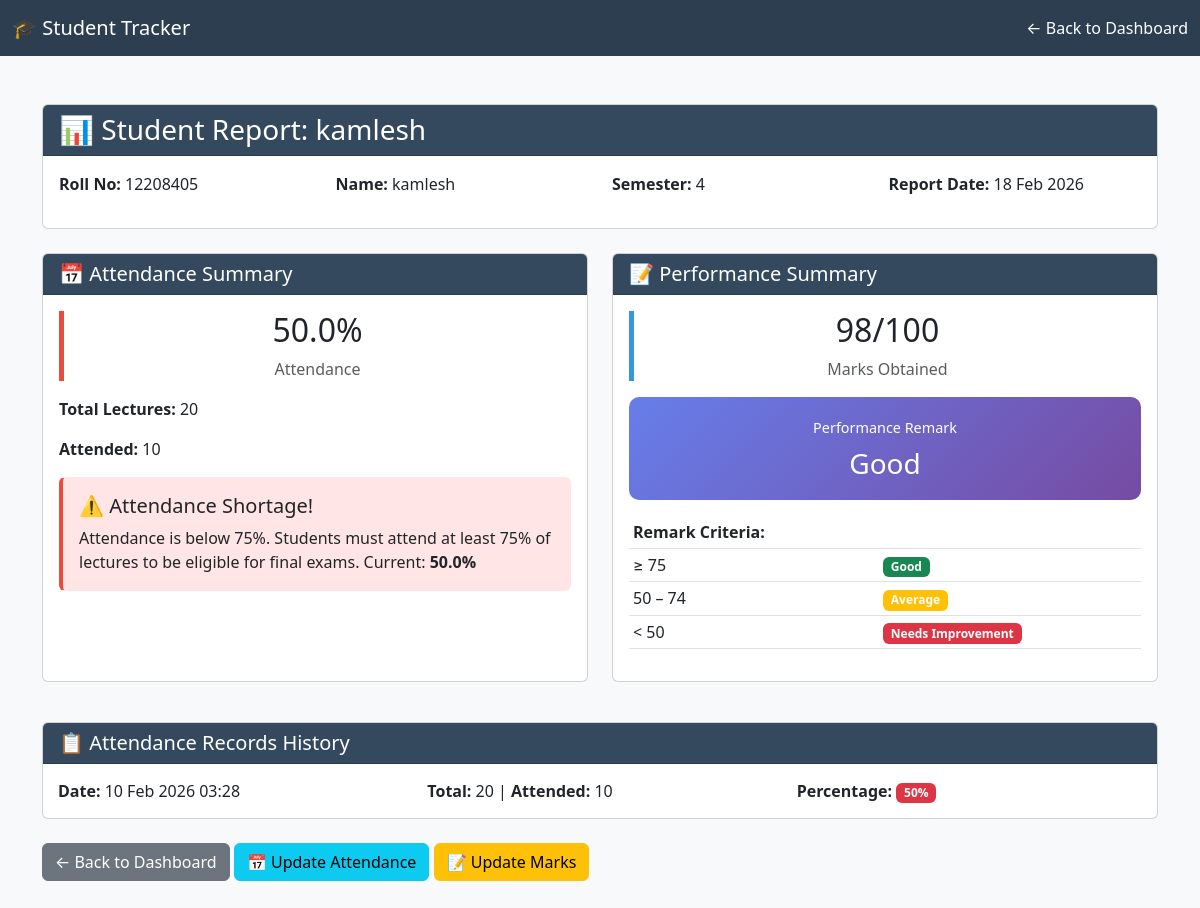
The app's page /report/4/ (signed in) with its own data.
### tracker/models.py (models this page shows, shortened)
class Student(models.Model):
    user = models.OneToOneField(
        User,
        on_delete=models.CASCADE,
        null=True,
        blank=True
    )
    roll_no = models.IntegerField(unique=True)
    name = models.CharField(max_length=100)
    semester = models.IntegerField(
        validators=[MinValueValidator(1), MaxValueValidator(8)]
    )
    def get_total_lectures(self):
        latest = self.attendance_records.first()
        return latest.total_lectures if latest else 0
    def get_attended_lectures(self):
        latest = self.attendance_records.first()
        return latest.attended_lectures if latest else 0
    def get_attendance_percentage(self):
        total = self.get_total_lectures()
        if total == 0:
            return 0
        return round((self.get_attended_lectures() / total) * 100, 2)
    def has_attendance_shortage(self):
        return self.get_attendance_percentage() < 75

class Mark(models.Model):
    student = models.OneToOneField(
        Student,
        on_delete=models.CASCADE,
        related_name="mark"
    )
    marks_obtained = models.IntegerField(validators=[MinValueValidator(0), MaxValueValidator(100)])
    def get_performance_remark(self):
        if self.marks_obtained >= 75:
            return "Good"
        elif self.marks_obtained >= 50:
            return "Average"
        return "Needs Improvement"

class AttendanceRecord(models.Model):
    student = models.ForeignKey(
        Student,
        on_delete=models.CASCADE,
        related_name="attendance_records"
    )
    date = models.DateTimeField(default=timezone.now)
    total_lectures = models.IntegerField(validators=[MinValueValidator(1)])
    attended_lectures = models.IntegerField(validators=[MinValueValidator(0)])
    class Meta:
        ordering = ['-date']

### tracker/views.py (the view)
# urls.py: path('report/<int:pk>/', StudentReportView.as_view(), name='student_report'),
class StudentReportView(LoginRequiredMixin, DetailView):
    model = Student
    template_name = 'tracker/student_report.html'
    context_object_name = 'student'
    def get_context_data(self, **kwargs):
        context = super().get_context_data(**kwargs)
        student = self.get_object()
        attendance_records = AttendanceRecord.objects.filter(student=student)
        total_lectures = 0
        attended_lectures = 0
        for record in attendance_records:
            total_lectures += record.total_lectures
            attended_lectures += record.attended_lectures
        attendance_percentage = (
            (attended_lectures / total_lectures) * 100
            if total_lectures > 0 else 0
        )
        mark = Mark.objects.filter(student=student).first()
        context.update({
            'attendance_records': attendance_records,
            'total_lectures': total_lectures,
            'attended_lectures': attended_lectures,
            'attendance_percentage': round(attendance_percentage, 2),
            'mark': mark,
        })
        return context

### tracker/templates/tracker/student_report.html (shortened to what this page needs)
<!DOCTYPE html>
<html lang="en">
<head>
    <link href="https://cdn.jsdelivr.net/npm/bootstrap@5.3.0/dist/css/bootstrap.min.css" rel="stylesheet">
</head>
<body class="bg-light">
    <nav class="navbar navbar-expand-lg navbar-dark">
        <div class="container-fluid">
            <span class="navbar-brand">🎓 Student Tracker</span>
            <a href="{% url 'student_list' %}" class="nav-link ms-auto">← Back to Dashboard</a>
        </div>
    </nav>
    <div class="container mt-5">
        <div class="card mb-4">
            <div class="card-header">
                <h3 class="mb-0">📊 Student Report: {{ student.name }}</h3>
            </div>
            <div class="card-body">
                <div class="row">
                    <div class="col-md-3">
                        <p><strong>Roll No:</strong> {{ student.roll_no }}</p>
                    </div>
                    <div class="col-md-3">
                        <p><strong>Name:</strong> {{ student.name }}</p>
                    </div>
                    <div class="col-md-3">
                        <p><strong>Semester:</strong> {{ student.semester }}</p>
                    </div>
                    <div class="col-md-3">
                        <p><strong>Report Date:</strong> {% now "d M Y" %}</p>
                    </div>
                </div>
            </div>
        </div>
        <div class="row mb-4">
            <div class="col-md-6 mb-3">
                <div class="card h-100">
                    <div class="card-header">
                        <h5 class="mb-0">📅 Attendance Summary</h5>
                    </div>
                    <div class="card-body">
                        <div class="stat-card {% if attendance_percentage < 75 %}warning{% else %}success{% endif %}">
                            <h2 class="text-center">{{ attendance_percentage }}%</h2>
                            <p class="text-center text-muted">Attendance</p>
                        </div>
                        <div class="mt-3">
                            <p><strong>Total Lectures:</strong> {{ total_lectures }}</p>
                            <p><strong>Attended:</strong> {{ attended_lectures }}</p>
                        </div>
                        {% if student.has_attendance_shortage %}
                            <div class="alert attendance-alert mt-3" role="alert">
                                <h5>⚠️ Attendance Shortage!</h5>
                                <p class="mb-0">
                                    Attendance is below 75%. Students must attend at least 75% of lectures
                                    to be eligible for final exams. Current: <strong>{{ attendance_percentage }}%</strong>
                                </p>
                            </div>
                        {% else %}
                            <div class="alert alert-success mt-3" role="alert">
                                <h5>✓ Good Attendance</h5>
                                <p class="mb-0">Current attendance meets the minimum requirement of 75%.</p>
                            </div>
                        {% endif %}
                    </div>
                </div>
            </div>
            <div class="col-md-6 mb-3">
                <div class="card h-100">
                    <div class="card-header">
                        <h5 class="mb-0">📝 Performance Summary</h5>
                    </div>
                    <div class="card-body">
                        {% if mark %}
                            <div class="stat-card">
                                <h2 class="text-center">{{ mark.marks_obtained }}/100</h2>
                                <p class="text-center text-muted">Marks Obtained</p>
                            </div>
                            <div class="remark-box mt-3">
                                <p class="mb-0" style="font-size: 0.9rem;">Performance Remark</p>
                                <h3 class="mt-2 mb-0">{{ mark.get_performance_remark }}</h3>
                            </div>
                            <div class="mt-3">
                                <table class="table table-sm">
                                    <tbody>
                                        <tr>
                                            <td><strong>Remark Criteria:</strong></td>
                                            <td></td>
                                        </tr>
                                        <tr>
                                            <td>≥ 75</td>
                                            <td><span class="badge bg-success">Good</span></td>
                                        </tr>
                                        <tr>
                                            <td>50 – 74</td>
                                            <td><span class="badge bg-warning">Average</span></td>
                                        </tr>
                                        <tr>
                                            <td>&lt; 50</td>
                                            <td><span class="badge bg-danger">Needs Improvement</span></td>
                                        </tr>
                                    </tbody>
                                </table>
                            </div>
                        {% else %}
                            <div class="alert alert-info" role="alert">
                                <p class="mb-0">No marks have been entered yet. Please enter marks to see the performance remark.</p>
                            </div>
                        {% endif %}
                    </div>
                </div>
            </div>
        </div>
        {% if attendance_records %}
            <div class="card mb-4">
                <div class="card-header">
                    <h5 class="mb-0">📋 Attendance Records History</h5>
                </div>
                <div class="card-body p-0">
                    {% for record in attendance_records %}
                        <div class="record-item">
                            <div class="row">
                                <div class="col-md-4">
                                    <strong>Date:</strong> {{ record.date|date:"d M Y H:i" }}
                                </div>
                                <div class="col-md-4">
                                    <strong>Total:</strong> {{ record.total_lectures }} | <strong>Attended:</strong> {{ record.attended_lectures }}
                                </div>
                                <div class="col-md-4">
                                    {% widthratio record.attended_lectures record.total_lectures 100 as percentage %}
                                    <strong>Percentage:</strong>
                                    {% if percentage >= 75 %}
                                        <span class="badge bg-success">{{ percentage }}%</span>
                                    {% else %}
                                        <span class="badge bg-danger">{{ percentage }}%</span>
                                    {% endif %}
                                </div>
                            </div>
                        </div>
                    {% endfor %}
                </div>
            </div>
        {% endif %}
        <div class="mb-5">
            <a href="{% url 'student_list' %}" class="btn btn-secondary">← Back to Dashboard</a>
            <a href="{% url 'mark_attendance' student.id %}" class="btn btn-info">📅 Update Attendance</a>
            {% if not mark %}
                <a href="{% url 'enter_marks' student.id %}" class="btn btn-warning">📝 Enter Marks</a>
            {% else %}
                <a href="{% url 'enter_marks' student.id %}" class="btn btn-warning">📝 Update Marks</a>
            {% endif %}
        </div>
    </div>
</body>
</html>

### tracker/templates/tracker/student_report.html (style rules this page uses)
.navbar { background-color: #2c3e50; }
.navbar a { color: white !important; }
.card-header { background-color: #34495e; color: white; }
.stat-card { border-left: 5px solid #3498db; }
.stat-card.warning { border-left-color: #e74c3c; }
.remark-box { background: linear-gradient(135deg, #667eea 0%, #764ba2 100%); color: white; padding: 20px; border-radius: 10px; text-align: center; }
.attendance-alert { background-color: #ffe5e5; border-left: 4px solid #e74c3c; }
.record-item { padding: 15px; border-bottom: 1px solid #ecf0f1; }
.record-item:last-child { border-bottom: none; }

### records on screen
Student: name "kamlesh", roll_no "12208405", semester "4"
Mark: marks_obtained "98", get_performance_remark "Good"
AttendanceRecord: date "10 Feb 2026 03:28", total_lectures "20", attended_lectures "10", percentage "50"

### other values on screen
{{ attendance_percentage }} "50.0"
{{ total_lectures }} "20"
{{ attended_lectures }} "10"
